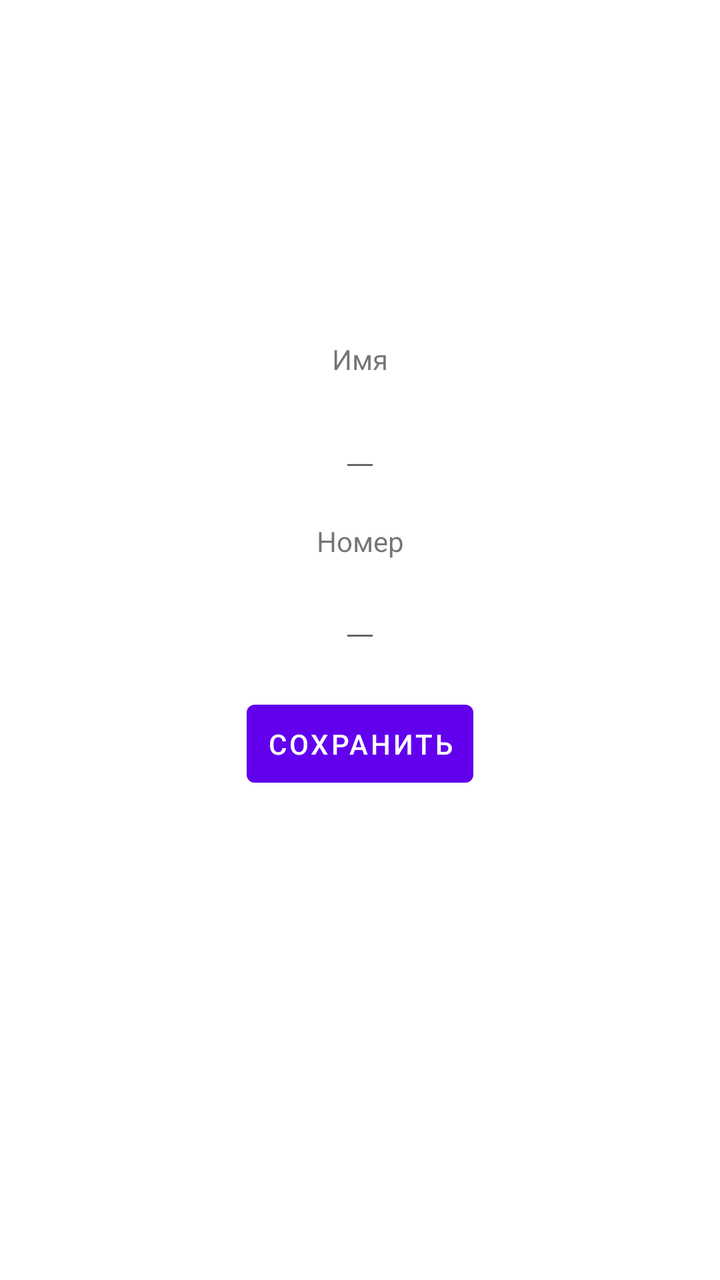
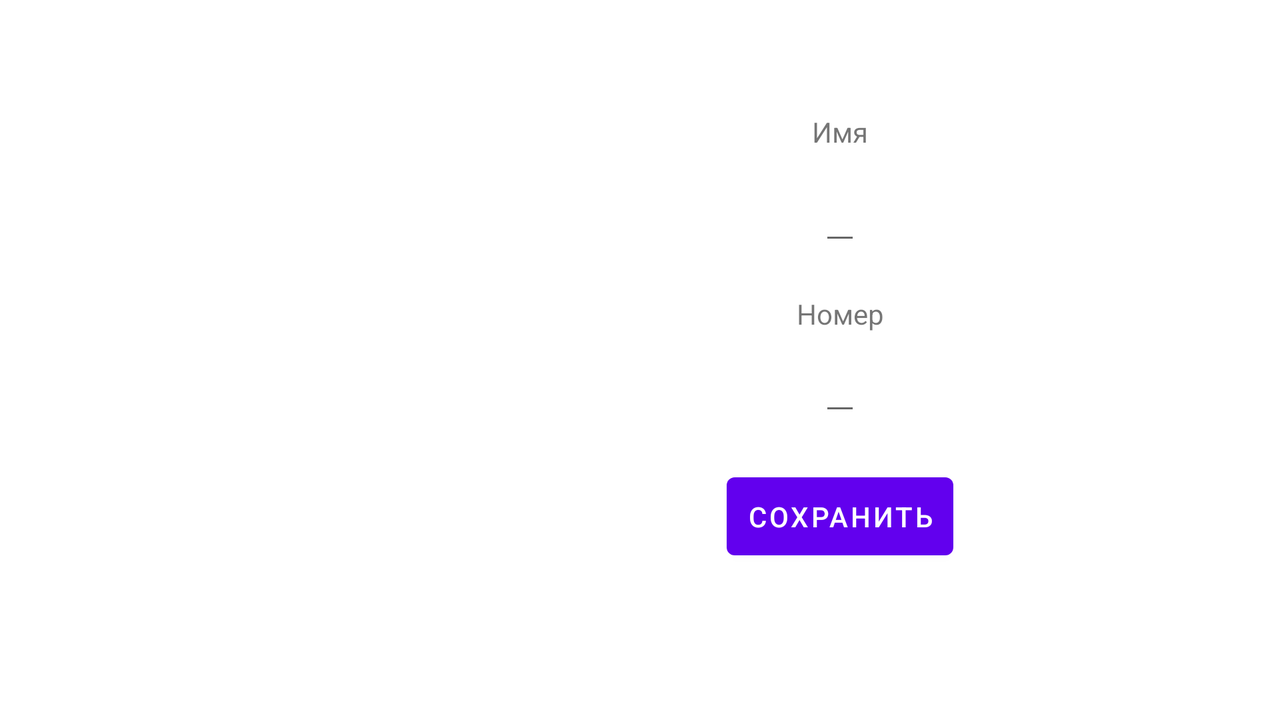

The same Android screen from two of the app's own layout files: first res/layout/ as a phone draws it, then the repository's variant for another configuration, drawn on a device whose configuration selects that folder. Both files follow.
<!-- AndroidManifest.xml: application theme Theme.Aston_Intensive_5 -->
<!-- res/layout/contact_description.xml -->
<?xml version="1.0" encoding="utf-8"?>
<LinearLayout xmlns:android="http://schemas.android.com/apk/res/android"
    android:layout_width="match_parent"
    android:layout_height="match_parent"
    android:gravity="top|center"
    android:layout_marginVertical="30dp"
    android:orientation="vertical">

    <TextView
        android:id="@+id/avatar"
        android:layout_width="100dp"
        android:layout_height="100dp"
        android:layout_marginBottom="40dp"
        android:gravity="center"
        android:textColor="@color/white"
        android:textSize="40sp" />

    <TextView
        android:id="@+id/textView2"
        android:layout_width="match_parent"
        android:text="@string/name"
        android:layout_height="wrap_content"
        android:gravity="center" />

    <EditText
        android:id="@+id/name"
        android:layout_width="wrap_content"
        android:layout_height="wrap_content"
        android:layout_marginBottom="20dp"
        android:textColor="@color/carbon"
        android:textSize="26sp"
        android:textStyle="bold" />

    <TextView
        android:id="@+id/textView3"
        android:layout_width="match_parent"
        android:layout_height="wrap_content"
        android:gravity="center"
        android:text="@string/number" />

    <EditText
        android:id="@+id/number"
        android:layout_width="wrap_content"
        android:layout_height="wrap_content"
        android:textColor="@color/carbon"
        android:textSize="22sp" />

    <Button
        android:id="@+id/button_save"
        android:layout_width="wrap_content"
        android:layout_height="wrap_content"
        android:layout_margin="20dp"
        android:padding="10dp"
        android:textColor="@color/white"
        android:text="@string/save" />

</LinearLayout>
<!-- resources referenced by this layout -->
<resources>
  <color name="carbon">#424242</color>
  <color name="white">#FFFFFFFF</color>
  <string name="name">Имя</string>
  <string name="number">Номер</string>
  <string name="save">Сохранить</string>
  <style name="Theme.Aston_Intensive_5" parent="Theme.MaterialComponents.DayNight.DarkActionBar">
          
          <item name="colorPrimary">@color/purple_500</item>
          <item name="colorPrimaryVariant">@color/purple_700</item>
          <item name="colorOnPrimary">@color/white</item>
          
          <item name="colorSecondary">@color/teal_200</item>
          <item name="colorSecondaryVariant">@color/teal_700</item>
          <item name="colorOnSecondary">@color/black</item>
          
          <item name="android:statusBarColor" tools:targetApi="l">?attr/colorPrimaryVariant</item>
          
      </style>
  <color name="purple_500">#FF6200EE</color>
  <color name="purple_700">#FF3700B3</color>
  <color name="teal_200">#FF03DAC5</color>
  <color name="teal_700">#FF018786</color>
  <color name="black">#FF000000</color>
</resources>
<!-- res/layout-land/contact_description.xml (the repository's variant of the layout above) -->
<!-- drawn on the phone turned sideways -->
<?xml version="1.0" encoding="utf-8"?>
<LinearLayout xmlns:android="http://schemas.android.com/apk/res/android"
    android:layout_width="match_parent"
    android:layout_height="match_parent"
    android:layout_marginVertical="30dp"
    android:gravity="center">

    <TextView
        android:id="@+id/avatar"
        android:layout_width="100dp"
        android:layout_height="100dp"
        android:gravity="center"
        android:layout_margin="50dp"
        android:textColor="@color/white"
        android:textSize="40sp" />

    <LinearLayout
        android:layout_width="wrap_content"
        android:layout_height="wrap_content"
        android:gravity="center"
        android:orientation="vertical">

        <TextView
            android:id="@+id/textView2"
            android:layout_width="match_parent"
            android:layout_height="wrap_content"
            android:gravity="center"
            android:text="@string/name" />

        <EditText
            android:id="@+id/name"
            android:layout_width="wrap_content"
            android:layout_height="wrap_content"
            android:layout_marginBottom="20dp"
            android:textColor="@color/carbon"
            android:textSize="26sp"
            android:textStyle="bold" />

        <TextView
            android:id="@+id/textView3"
            android:layout_width="match_parent"
            android:layout_height="wrap_content"
            android:gravity="center"
            android:text="@string/number" />

        <EditText
            android:id="@+id/number"
            android:layout_width="wrap_content"
            android:layout_height="wrap_content"
            android:textColor="@color/carbon"
            android:textSize="22sp" />

        <Button
            android:id="@+id/button_save"
            android:layout_width="wrap_content"
            android:layout_height="wrap_content"
            android:layout_margin="20dp"
            android:padding="10dp"
            android:text="@string/save"
            android:textColor="@color/white" />
    </LinearLayout>

</LinearLayout>
